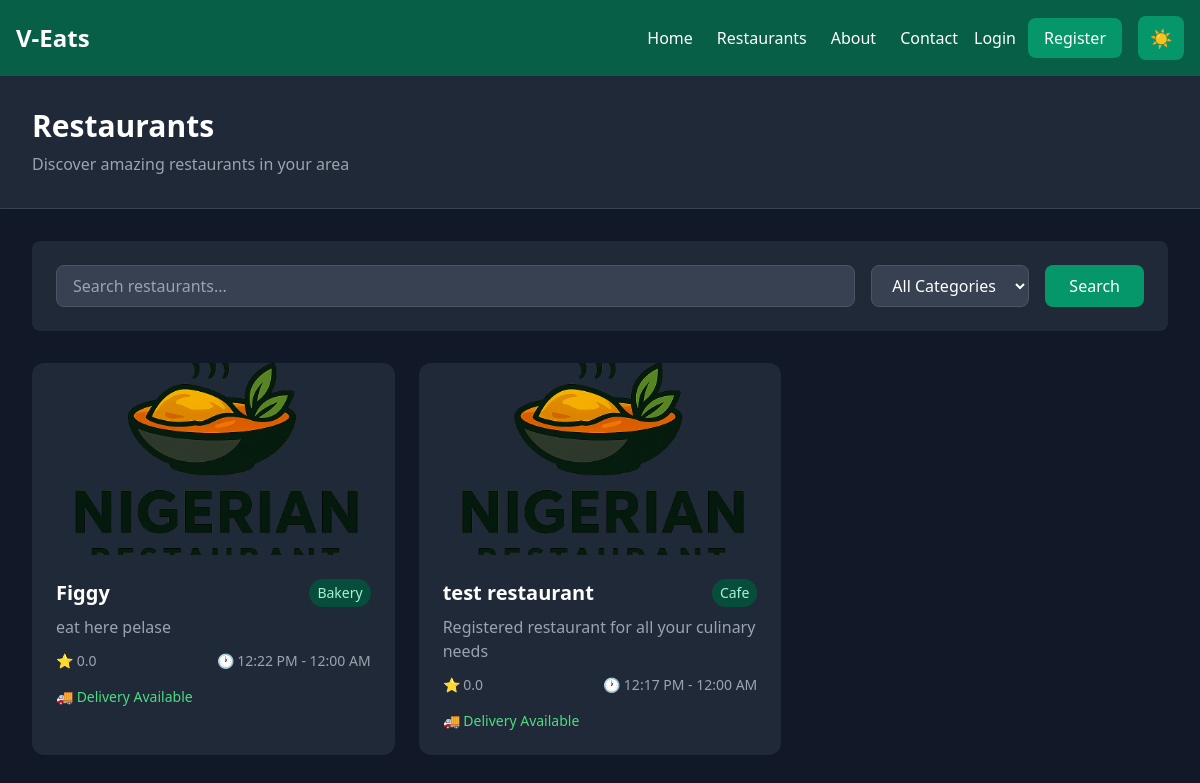
The page /restaurants/ on the database its author committed.
### restaurant/models.py (models this page shows, shortened)
class Restaurant(models.Model):
    CATEGORY_CHOICES = [
        ('fast_food', 'Fast Food'),
        ('casual', 'Casual Dining'),
        ('fine_dining', 'Fine Dining'),
        ('cafe', 'Cafe'),
        ('bakery', 'Bakery'),
        ('dessert', 'Dessert'),
        ('other', 'Other'),
    ]
    STATUS_CHOICES = [
        ('active', 'Active'),
        ('inactive', 'Inactive'),
        ('pending', 'Pending Approval'),
    ]
    name = models.CharField(max_length=200)
    description = models.TextField()
    owner = models.ForeignKey(settings.AUTH_USER_MODEL, on_delete=models.CASCADE, related_name='owned_restaurants')
    category = models.CharField(max_length=20, choices=CATEGORY_CHOICES, default='other')
    address = models.TextField()
    phone = models.CharField(max_length=20)
    email = models.EmailField()
    website = models.URLField(blank=True, null=True)
    image = models.ImageField(upload_to='restaurants/', blank=True, null=True)
    logo = models.ImageField(upload_to='restaurant_logos/', blank=True, null=True)
    status = models.CharField(max_length=20, choices=STATUS_CHOICES, default='pending')
    opening_time = models.TimeField()
    closing_time = models.TimeField()
    is_delivery_available = models.BooleanField(default=True)
    delivery_fee = models.DecimalField(max_digits=6, decimal_places=2, default=0.00)
    minimum_order = models.DecimalField(max_digits=8, decimal_places=2, default=0.00)
    rating = models.FloatField(default=0.0)
    total_reviews = models.IntegerField(default=0)
    created_at = models.DateTimeField(auto_now_add=True)
    updated_at = models.DateTimeField(auto_now=True)
    class Meta:
        ordering = ['-created_at']

### restaurant/views.py (the view)
# urls.py: path('', views.RestaurantListView.as_view(), name='list'),
class RestaurantListView(ListView):
    model = Restaurant
    template_name = 'restaurant/restaurant_list.html'
    context_object_name = 'restaurants'
    paginate_by = 12
    def get_queryset(self):
        queryset = Restaurant.objects.filter(status='active')
        search_query = self.request.GET.get('search', '')
        category_filter = self.request.GET.get('category', '')
        if search_query:
            queryset = queryset.filter(
                Q(name__icontains=search_query) |
                Q(description__icontains=search_query) |
                Q(address__icontains=search_query)
            )
        if category_filter:
            queryset = queryset.filter(category=category_filter)
        return queryset.order_by('-rating', '-created_at')
    def get_context_data(self, **kwargs):
        context = super().get_context_data(**kwargs)
        context['search_query'] = self.request.GET.get('search', '')
        context['category_filter'] = self.request.GET.get('category', '')
        context['categories'] = Restaurant.CATEGORY_CHOICES
        return context

### restaurant/templates/restaurant/restaurant_list.html (shortened to what this page needs)
{% extends 'base.html' %}
{% block content %}
<div class="min-h-screen bg-gray-50 dark:bg-gray-900">
  <div class="bg-white dark:bg-gray-800 shadow-sm border-b border-gray-200 dark:border-gray-700">
    <div class="max-w-7xl mx-auto px-4 sm:px-6 lg:px-8 py-8">
      <div class="flex flex-col md:flex-row md:items-center md:justify-between">
        <div>
          <h1 class="text-3xl font-bold text-gray-900 dark:text-white">Restaurants</h1>
          <p class="text-gray-600 dark:text-gray-400 mt-2">Discover amazing restaurants in your area</p>
        </div>
      </div>
    </div>
  </div>
  <div class="max-w-7xl mx-auto px-4 sm:px-6 lg:px-8 py-8">
    <div class="bg-white dark:bg-gray-800 rounded-lg shadow-sm p-6 mb-8">
      <form method="get" class="flex flex-col md:flex-row gap-4">
        <div class="flex-1">
          <input type="text"
                 name="search"
                 value="{{ search_query }}"
                 placeholder="Search restaurants..."
                 class="w-full px-4 py-2 border border-gray-300 dark:border-gray-600 rounded-lg focus:ring-2 focus:ring-emerald-500 focus:border-emerald-500 dark:bg-gray-700 dark:text-white">
        </div>
        <div>
          <select name="category"
                  class="px-4 py-2 border border-gray-300 dark:border-gray-600 rounded-lg focus:ring-2 focus:ring-emerald-500 focus:border-emerald-500 dark:bg-gray-700 dark:text-white">
            <option value="">All Categories</option>
          </select>
        </div>
        <button type="submit"
                class="bg-emerald-600 text-white px-6 py-2 rounded-lg hover:bg-emerald-700 transition-colors duration-200">
          Search
        </button>
      </form>
    </div>
    {% if restaurants %}
      <div class="grid grid-cols-1 md:grid-cols-2 lg:grid-cols-3 gap-6">
        {% for restaurant in restaurants %}
          <div class="bg-white dark:bg-gray-800 rounded-xl shadow-sm hover:shadow-lg transition-shadow duration-200 overflow-hidden">
            {% if restaurant.image %}
              <img src="{{ restaurant.image.url }}" alt="{{ restaurant.name }}" class="w-full h-48 object-cover">
            {% else %}
              <div class="w-full h-48 bg-gradient-to-br from-emerald-200 to-emerald-300 dark:from-emerald-600 dark:to-emerald-700 flex items-center justify-center">
                <span class="text-4xl">🍽️</span>
              </div>
            {% endif %}
            <div class="p-6">
              <div class="flex items-start justify-between mb-2">
                <h3 class="text-xl font-semibold text-gray-900 dark:text-white">{{ restaurant.name }}</h3>
                <span class="text-sm px-2 py-1 bg-emerald-100 text-emerald-800 dark:bg-emerald-900 dark:text-emerald-200 rounded-full">
                  {{ restaurant.category|capfirst }}
                </span>
              </div>
              <p class="text-gray-600 dark:text-gray-400 mb-3 line-clamp-2">{{ restaurant.description }}</p>
              <div class="flex items-center justify-between text-sm text-gray-500 dark:text-gray-400 mb-4">
                <span>⭐ {{ restaurant.rating|floatformat:1 }}</span>
                <span>🕐 {{ restaurant.opening_time|time:"g:i A" }} - {{ restaurant.closing_time|time:"g:i A" }}</span>
              </div>
              <div class="flex justify-between items-center">
                <div class="text-sm">
                  {% if restaurant.is_delivery_available %}
                    <span class="text-green-600 dark:text-green-400">🚚 Delivery Available</span>
                  {% else %}
                    <span class="text-gray-500">Pickup Only</span>
                  {% endif %}
                </div>
              </div>
            </div>
          </div>
        {% endfor %}
      </div>
    {% endif %}
  </div>
</div>
{% endblock %}

### rows shown on the page
Restaurant: image (picture), name "Figgy", category "Bakery", description "eat here pelase", rating "0.0", opening_time "12:22 PM", closing_time "12:00 AM", is_delivery_available "🚚 Delivery Available"
Restaurant: image (picture), name "test restaurant", category "Cafe", description "Registered restaurant for all your culinary needs", rating "0.0", opening_time "12:17 PM", closing_time "12:00 AM", is_delivery_available "🚚 Delivery Available"
